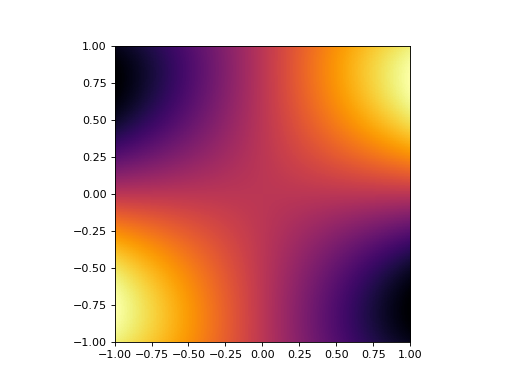

Write the Python code that produced this figure.
# Let's begin by initializing the Cartesian coordinate system:
#
from pisces.geometry.coordinate_systems import CartesianCoordinateSystem
coordinate_system = CartesianCoordinateSystem()
#
# We can now initialize a Cartesian grid. We'll use a slice in X-Y:
#
grid = np.mgrid[-1:1:100j,-1:1:100j,-1:1:3j]
grid = np.moveaxis(grid,0,-1) # fix the grid ordering to meet our standard
#
# Let's now create a function on this geometry.
#
func = lambda x,y: np.cos(y)*np.sin(x*y)
Z = func(grid[...,0],grid[...,1])
#
import matplotlib.pyplot as plt
image_array = Z[:,:,1].T
plt.imshow(image_array,origin='lower',extent=(-1,1,-1,1),cmap='inferno') # doctest: +SKIP
